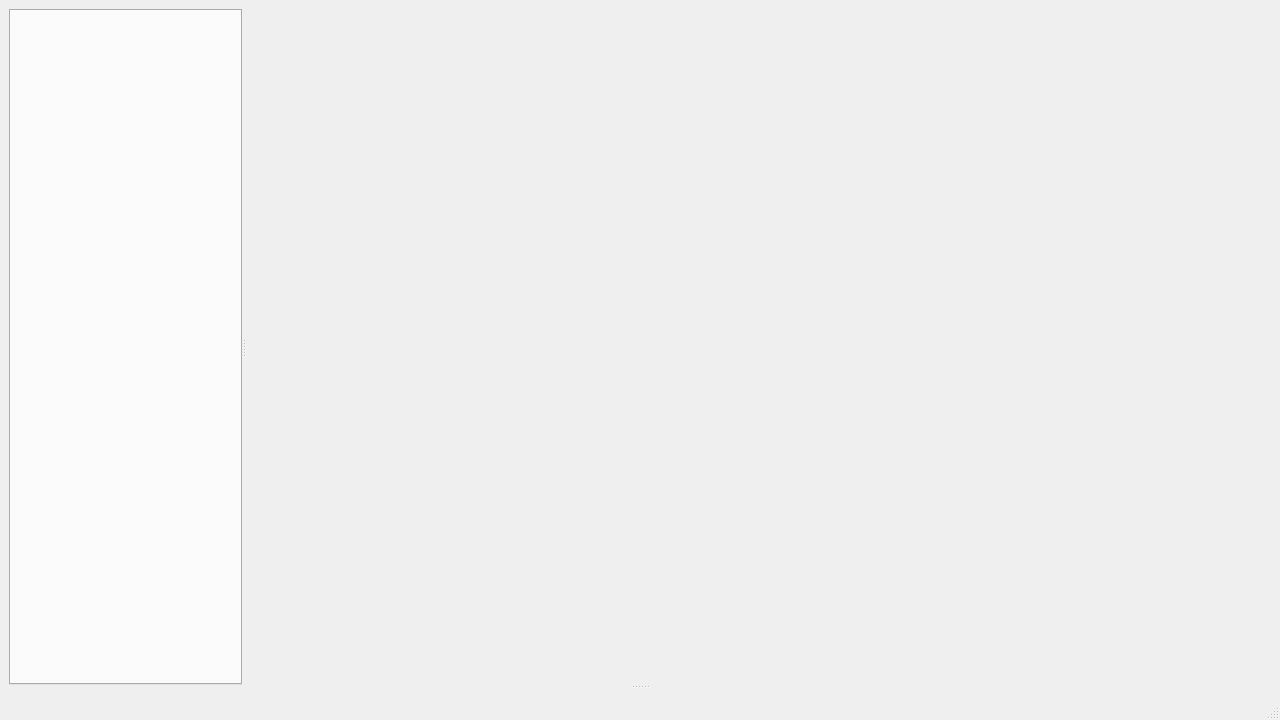
<?xml version="1.0" encoding="UTF-8"?>
<ui version="4.0">
 <class>MainWindow</class>
 <widget class="QMainWindow" name="MainWindow">
  <property name="geometry">
   <rect>
    <x>0</x>
    <y>0</y>
    <width>1280</width>
    <height>720</height>
   </rect>
  </property>
  <property name="windowTitle">
   <string>Glade</string>
  </property>
  <widget class="QWidget" name="centralwidget">
   <layout class="QHBoxLayout" name="horizontalLayout_3">
    <item>
     <widget class="QSplitter" name="verticalSplitter">
      <property name="sizePolicy">
       <sizepolicy hsizetype="Preferred" vsizetype="Preferred">
        <horstretch>0</horstretch>
        <verstretch>3</verstretch>
       </sizepolicy>
      </property>
      <property name="minimumSize">
       <size>
        <width>0</width>
        <height>250</height>
       </size>
      </property>
      <property name="baseSize">
       <size>
        <width>0</width>
        <height>250</height>
       </size>
      </property>
      <property name="orientation">
       <enum>Qt::Orientation::Vertical</enum>
      </property>
      <widget class="QSplitter" name="horizontalSplitter">
       <property name="sizePolicy">
        <sizepolicy hsizetype="Minimum" vsizetype="Preferred">
         <horstretch>1</horstretch>
         <verstretch>1</verstretch>
        </sizepolicy>
       </property>
       <property name="minimumSize">
        <size>
         <width>233</width>
         <height>0</height>
        </size>
       </property>
       <property name="baseSize">
        <size>
         <width>233</width>
         <height>1665</height>
        </size>
       </property>
       <property name="orientation">
        <enum>Qt::Orientation::Horizontal</enum>
       </property>
       <property name="childrenCollapsible">
        <bool>false</bool>
       </property>
       <widget class="QTabWidget" name="tabWidget">
        <property name="sizePolicy">
         <sizepolicy hsizetype="Preferred" vsizetype="Expanding">
          <horstretch>0</horstretch>
          <verstretch>0</verstretch>
         </sizepolicy>
        </property>
        <property name="minimumSize">
         <size>
          <width>233</width>
          <height>0</height>
         </size>
        </property>
        <property name="baseSize">
         <size>
          <width>233</width>
          <height>300</height>
         </size>
        </property>
        <property name="tabShape">
         <enum>QTabWidget::TabShape::Rounded</enum>
        </property>
        <property name="currentIndex">
         <number>-1</number>
        </property>
       </widget>
       <widget class="QWidget" name="displayWidget" native="true">
        <property name="sizePolicy">
         <sizepolicy hsizetype="Expanding" vsizetype="Expanding">
          <horstretch>1</horstretch>
          <verstretch>1</verstretch>
         </sizepolicy>
        </property>
       </widget>
      </widget>
      <widget class="QWidget" name="layoutWidget">
       <layout class="QVBoxLayout" name="bottomPanelLayout"/>
      </widget>
     </widget>
    </item>
   </layout>
  </widget>
  <widget class="QStatusBar" name="statusbar"/>
 </widget>
 <resources/>
 <connections/>
</ui>
